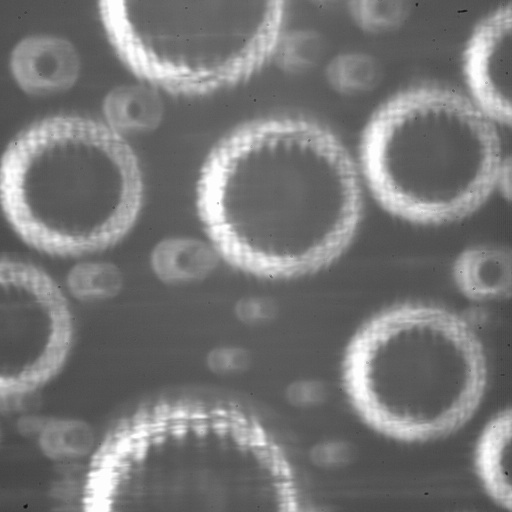
#> input picture 2_Images/for_MOHA/Initial/0.jpg, 512 x 512 px, given in place of 1.avi, which was not available
$ jupyter execute Take_video_split_it_in_single_droplets.ipynb   (shell and % lines are left out)
#> lines starting #> are read from the running program, lines starting #| are printed output that depends on the picture; after the words box and inside, x2 and y2 are one past the last pixel; in counts of white or black regions, pixels touching at a corner belong together; pictures that were not available may be replaced by others from this repository, and a replacement may not be noted
#> further down, frame is the input picture: shape (512, 512, 3); min 10, max 255, mean 118.3
[cell 1]
import cv2 as cv
import time
import numpy as np
import pandas as pd
import matplotlib.pyplot as plt

[cell 2]
videoFile = ("C:\\Users\\Dino\\Desktop\\deep droplets\\Singles\\1.avi")

[cell 3]
def Take_frame_split_it_in_single_droplets(im_in_actual, frameId):
    ############# next step #####################
    # blur the original image
#> called with frameId = 0
    im_blur2 = cv.medianBlur(im_in_actual, 3)
    im_blur1 = cv.medianBlur(im_blur2, 3)
    im_blur = cv.medianBlur(im_blur1, 3)
    #plt.imshow(im_blur)
    #plt.show()
    #cv.imwrite("image_5000_step1_Blur.jpeg", im_blur)
    ############# next step #####################
    # thresholding the original image
    th, im_th = cv.threshold(im_blur, 90, 255, cv.THRESH_BINARY);
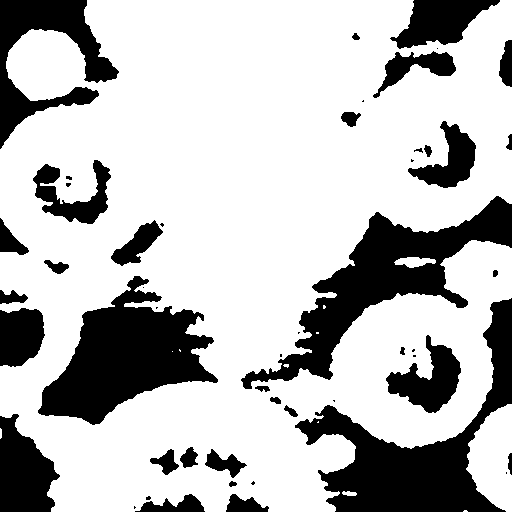
#> im_th: shape (512, 512, 3); 73.3% white; 50 black regions (17 under 20 px), largest, box (x1, y1, x2, y2) and area: (295, 298, 512, 512) 13870, (241, 196, 512, 389) 13351, (38, 276, 218, 425) 13126
    #plt.imshow(im_th)
    #plt.show()
    #cv.imwrite("image_5000_step2_thresh.jpeg", im_th)
    ############# next step #####################
    kernel = np.ones((5, 5), np.uint8)
    erosion = cv.erode(im_th, kernel, iterations=2)
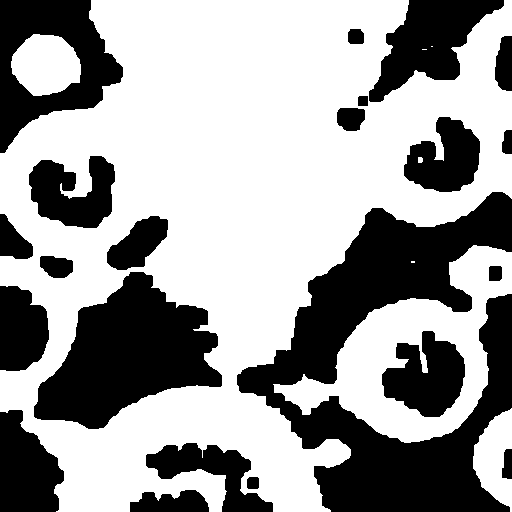
#> erosion: shape (512, 512, 3); 61.5% white; 22 black regions, largest, box (x1, y1, x2, y2) and area: (237, 192, 512, 512) 36920, (34, 272, 222, 429) 16625, (0, 0, 123, 153) 9140
    dilation = cv.dilate(erosion, kernel, iterations=3)
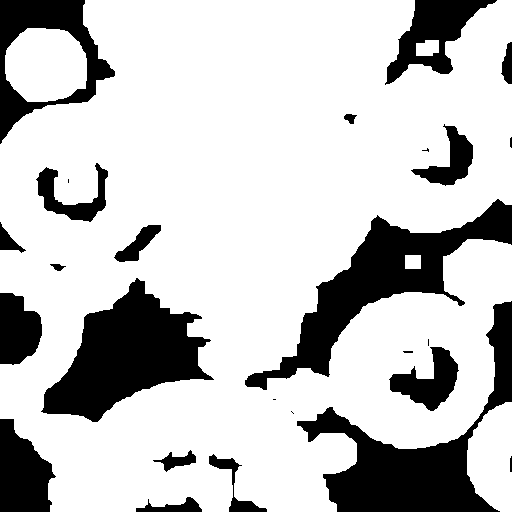
#> dilation: shape (512, 512, 3); 76.9% white; 26 black regions (6 under 20 px), largest, box (x1, y1, x2, y2) and area: (297, 301, 512, 512) 12487, (41, 278, 214, 422) 12206, (245, 199, 512, 390) 12138
    #plt.imshow(dilation)
    #plt.show()
    #cv.imwrite("image_5000_step3_dilation.jpeg", dilation)
    dilation = cv.cvtColor(dilation, cv.COLOR_BGR2GRAY)
    ############# next step #####################
    h, w = im_in_actual.shape[:2]
#> h = 512; w = 512
    white = np.zeros([h + 300, w + 300, 3], dtype=np.uint8)
    white.fill(255)
#> white: shape (812, 812, 3); every value is 255
    for i in range(1, h, 1):
        for j in range(1, w, 1):
            white[i + 150, j + 150] = im_in_actual[i, j]
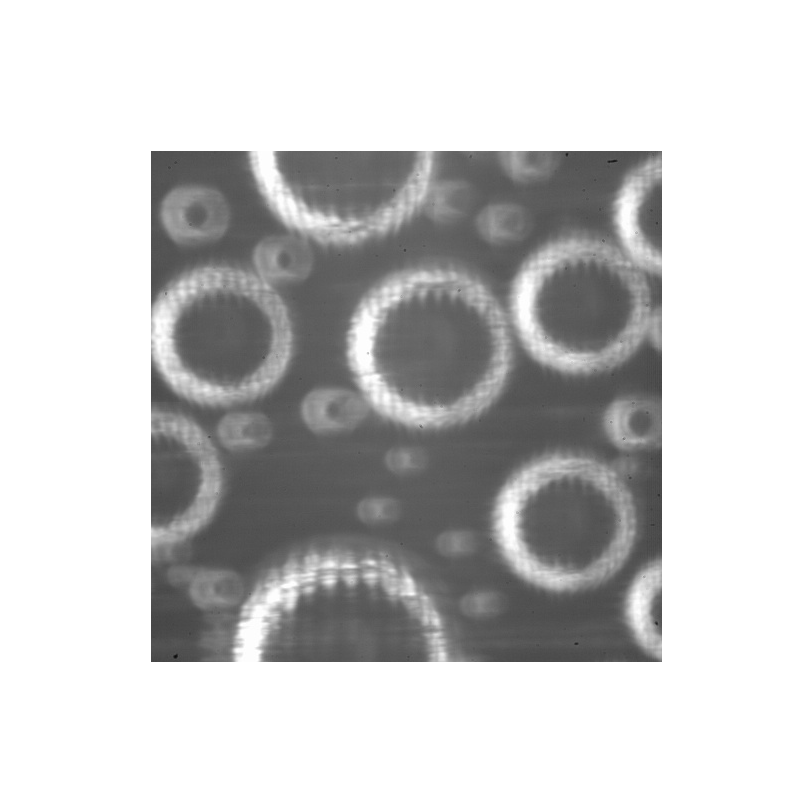
#> white: shape (812, 812, 3); min 10, max 255, mean 200.9
    framed_image = white
    #plt.imshow(framed_image)
    #plt.show()
    ############# next step #####################
    def CC(img):
        nlabels, labels, stats, centroids = cv.connectedComponentsWithStats(img)
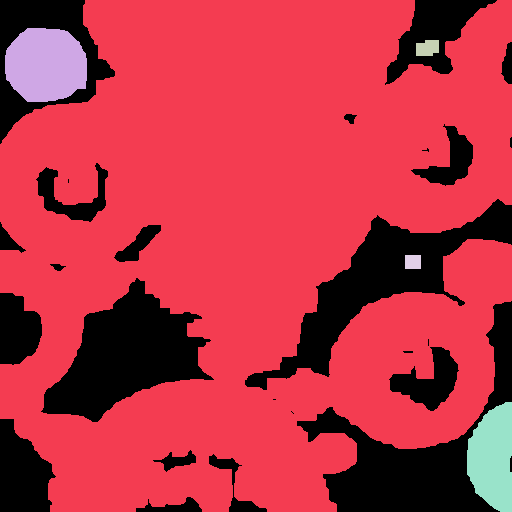
#> labels: shape (512, 512) int32; 6 distinct labels, from 0 to 5; one colour per label, 0 black
#> nlabels = 6; stats = [[0, 0, 512, 512, 60632], [0, 0, 512, 512, 192133], [5, 28, 82, 74, 4997], [416, 40, 23, 16, 323], [405, 255, 16, 14, 224], [467, 402, 45, 110, 3835]]; centroids = [[259.7, 310.4], [254.4, 239.4], [45.46, 64.52], [427.1, 47.68], [412.5, 261.5], [492.3, 457.6]]
        label_hue = np.uint8(179 * labels / np.max(labels))
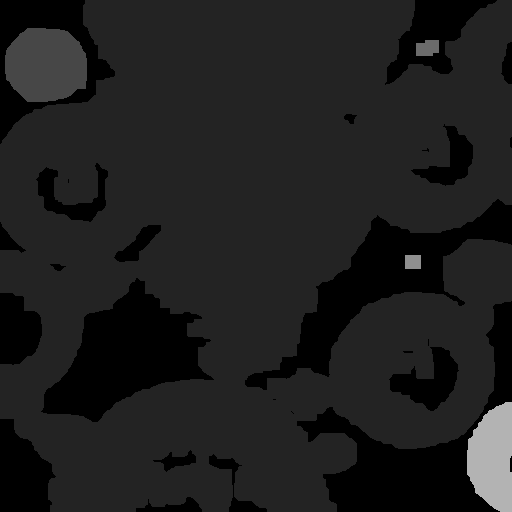
#> label_hue: shape (512, 512); min 0, max 179, mean 29.9
        blank_ch = 255 * np.ones_like(label_hue)
        labeled_img = cv.merge([label_hue, blank_ch, blank_ch])
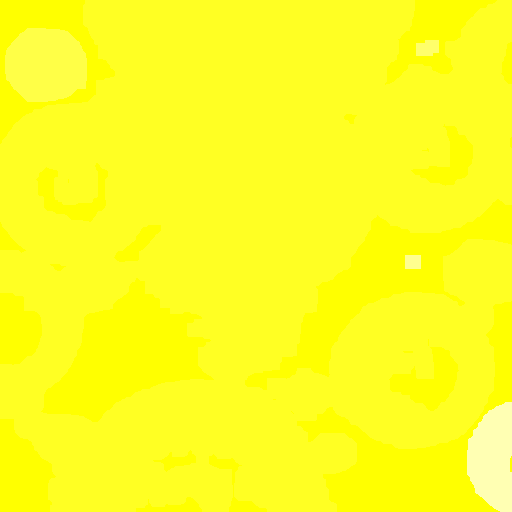
#> labeled_img: shape (512, 512, 3); mean of channels 0, 1, 2 29.9, 255, 255; drawn as B, G, R
        labeled_img = cv.cvtColor(labeled_img, cv.COLOR_HSV2BGR)
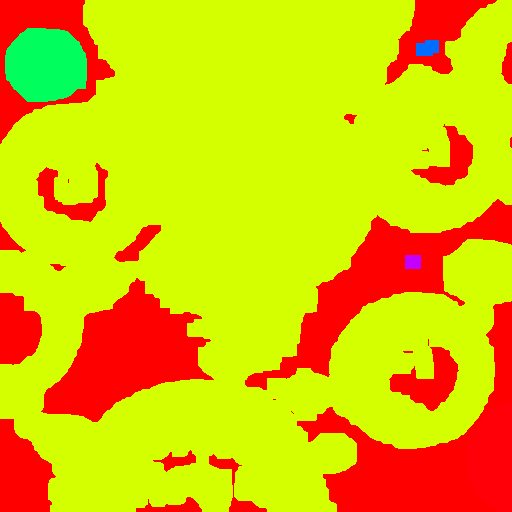
#> labeled_img: shape (512, 512, 3); mean B, G, R 2.4, 191.9, 218.3
        labeled_img[label_hue == 0] = 0
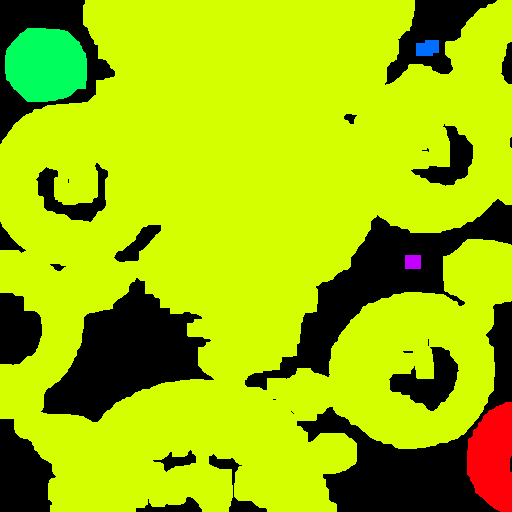
#> labeled_img: shape (512, 512, 3); mean B, G, R 2.4, 191.9, 159.3
        return labeled_img, nlabels, labels, stats, centroids
    ############# next step #####################
    components, nlabels, labels, stats, centroids = CC(dilation)
#> nlabels = 6
    #plt.imshow(components)
    #plt.show()
    #cv.imwrite("image_5000_step4_components.jpeg", components)
    #stats
    ############# next step #####################
    final_stats = []
    final_centroids = []
    f_stat_counter = 0
    for i in range(stats.shape[0]):
        if (stats[i][0] < 5) or (stats[i][1] < 5) or (stats[i][4] > 1000):
            pass
        else:
            final_stats.append(stats[i])
            final_centroids.append(centroids[i])
#> after the loop, final_centroids = [[427.1, 47.68], [412.5, 261.5]]; final_stats = [[416, 40, 23, 16, 323], [405, 255, 16, 14, 224]]
    #print(final_stats)
    ############# next step #####################
    for i in range(len(final_stats)):
        crop_img = framed_image[
                       int(final_centroids[i][1] - (1.5*((final_stats[i][2])/2)) + 150):int(
                           final_centroids[i][1] + (1.5*((final_stats[i][2])/2)) + 150), int(final_centroids[i][0] - (1.5*((final_stats[i][2])/2)) + 150):int(
                           final_centroids[i][0] + (1.5*((final_stats[i][2])/2)) + 150)]
        cv.imwrite(f"{frameId}__{i}.jpeg", crop_img)
#> this loop made 2 passes
#> pass 1, in Take_frame_split_it_in_single_droplets, `crop_img = framed_image[ int(final_centroids[i][1] - (1.5*((final_stat..`:
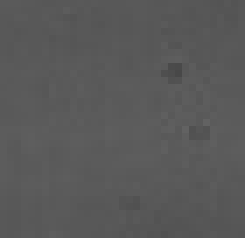
#> crop_img: shape (34, 35, 3) (shown 7 times larger); min 72, max 98, mean 89.2
        #plt.imshow(crop_img)
        #plt.show()

[cell 4]
imagesFolder = ("C:\\Users\\Dino\\Desktop\\deep droplets\\Singles\\BIGBAG")

cap = cv.VideoCapture(videoFile)
frameRate = cap.get(5) #frame rate
print("the frame rate is", frameRate)

while(cap.isOpened()):
    frameId = cap.get(1) #current frame number
    ret, frame = cap.read()
    print(frameId)
    if (ret != True):
        break
    if (frameId % 3000 == 0):
        Take_frame_split_it_in_single_droplets(frame, frameId)
        print("one made")

cap.release()
print("Done!")

$ run again, on 2_Images/for_MOHA/Initial/3.jpg
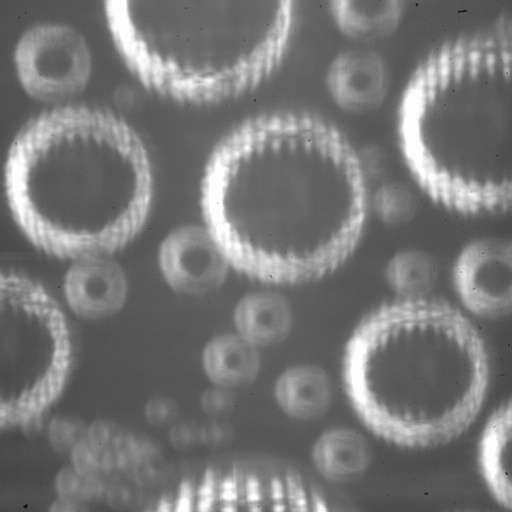
#> input picture 2_Images/for_MOHA/Initial/3.jpg, 512 x 512 px, given in place of 1.avi, which was not available
#> frame is the input picture: shape (512, 512, 3); min 10, max 255, mean 118.7
#> im_th: shape (512, 512, 3); 74.8% white; 28 black regions (5 under 20 px), largest, box (x1, y1, x2, y2) and area: (51, 222, 209, 462) 15027, (347, 315, 512, 512) 9792, (312, 200, 512, 366) 7894
#> erosion: shape (512, 512, 3); 64.7% white; 20 black regions, largest, box (x1, y1, x2, y2) and area: (47, 218, 215, 466) 20270, (343, 311, 512, 512) 12303, (308, 196, 512, 370) 11724
#> after the loop in Take_frame_split_it_in_single_droplets, `for i in range(1, h, 1):`:
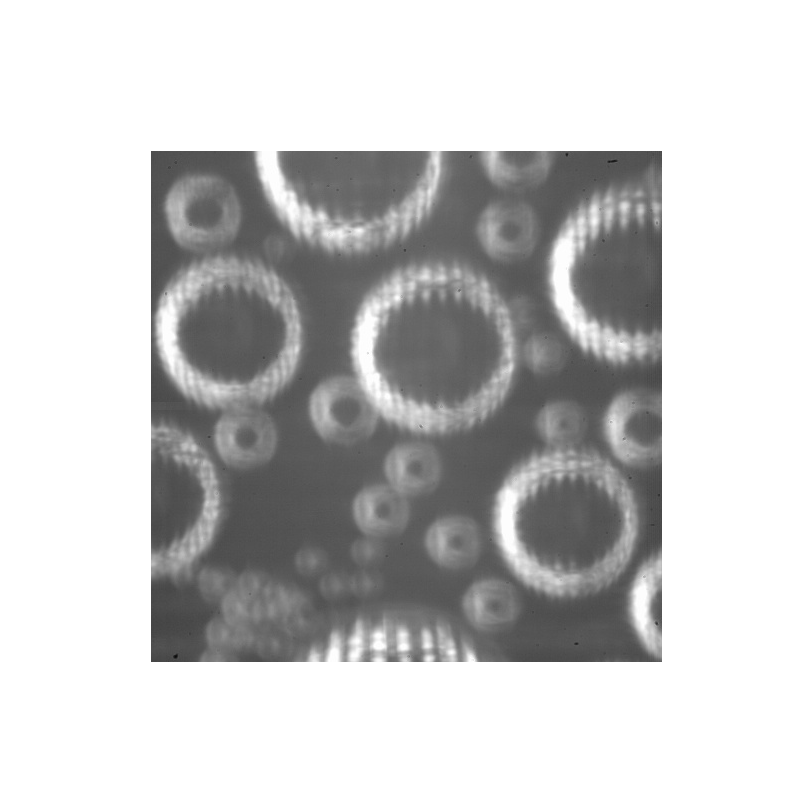
#> white: shape (812, 812, 3); min 10, max 255, mean 201.1
#> labels: shape (512, 512) int32; values 0 (black) and 1 (white), 78.5% white; 21 black regions (2 under 20 px), largest, box (x1, y1, x2, y2) and area: (54, 225, 207, 459) 13417, (350, 427, 501, 512) 7326, (315, 204, 512, 361) 6483
#> in CC, `nlabels, labels, stats, centroids = cv.connectedComponentsWithStats(img)`: nlabels = 2; stats = [[0, 0, 512, 512, 56248], [0, 0, 512, 512, 205896]]; centroids = [[243.8, 305.7], [258.7, 241.8]]
#> in CC, `labeled_img[label_hue == 0] = 0`:
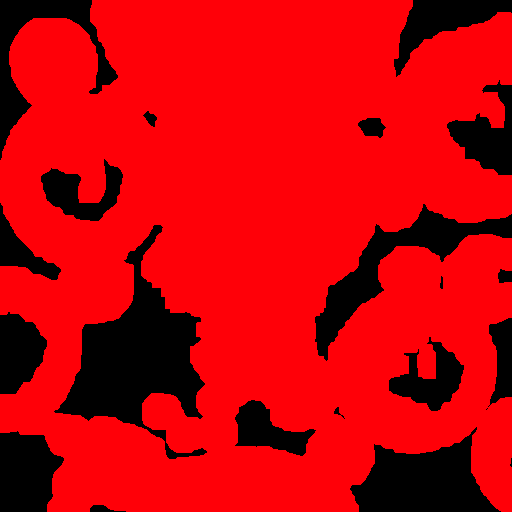
#> labeled_img: shape (512, 512, 3); mean B, G, R 6.3, 0, 200.3
#> in Take_frame_split_it_in_single_droplets, `components, nlabels, labels, stats, centroids = CC(dilation)`: nlabels = 2; centroids = [[243.8, 305.7], [258.7, 241.8]]
#> after the loop in Take_frame_split_it_in_single_droplets, `for i in range(stats.shape[0]):`: final_centroids = []
